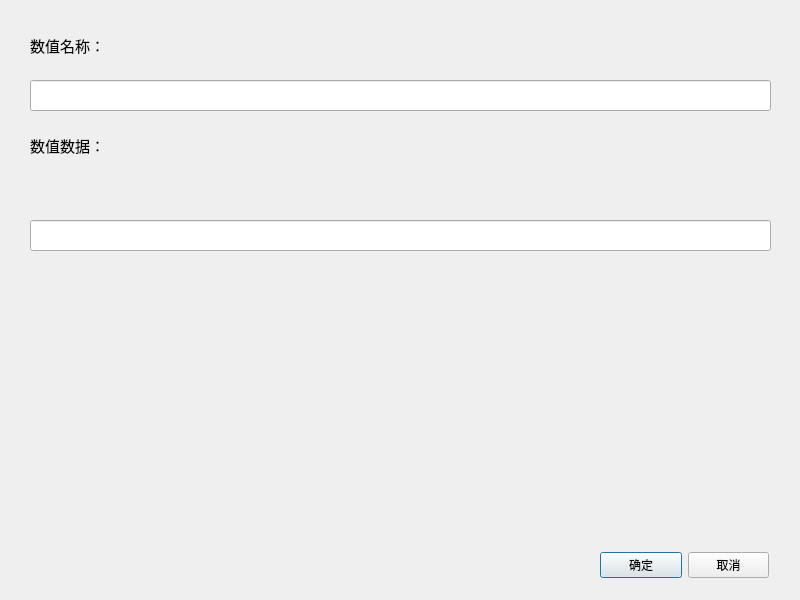
<?xml version="1.0" encoding="UTF-8"?>
<ui version="4.0">
 <class>RegistryDataDialog</class>
 <widget class="QDialog" name="RegistryDataDialog">
  <property name="geometry">
   <rect>
    <x>0</x>
    <y>0</y>
    <width>800</width>
    <height>600</height>
   </rect>
  </property>
  <property name="windowTitle">
   <string>Dialog</string>
  </property>
  <widget class="QLabel" name="nameLabel">
   <property name="geometry">
    <rect>
     <x>30</x>
     <y>30</y>
     <width>191</width>
     <height>31</height>
    </rect>
   </property>
   <property name="font">
    <font>
     <pointsize>11</pointsize>
    </font>
   </property>
   <property name="text">
    <string>数值名称：</string>
   </property>
  </widget>
  <widget class="QLineEdit" name="nameEdit">
   <property name="geometry">
    <rect>
     <x>30</x>
     <y>80</y>
     <width>741</width>
     <height>31</height>
    </rect>
   </property>
  </widget>
  <widget class="QStackedWidget" name="stackedWidget">
   <property name="geometry">
    <rect>
     <x>10</x>
     <y>180</y>
     <width>781</width>
     <height>361</height>
    </rect>
   </property>
   <property name="currentIndex">
    <number>2</number>
   </property>
   <widget class="QWidget" name="page_1">
    <widget class="QTextEdit" name="SZTextEdit">
     <property name="geometry">
      <rect>
       <x>20</x>
       <y>0</y>
       <width>741</width>
       <height>351</height>
      </rect>
     </property>
    </widget>
   </widget>
   <widget class="QWidget" name="page_4">
    <widget class="QTextEdit" name="binaryTextEdit">
     <property name="geometry">
      <rect>
       <x>20</x>
       <y>0</y>
       <width>741</width>
       <height>351</height>
      </rect>
     </property>
    </widget>
   </widget>
   <widget class="QWidget" name="page_3">
    <widget class="QLineEdit" name="valueLineEdit">
     <property name="geometry">
      <rect>
       <x>20</x>
       <y>40</y>
       <width>741</width>
       <height>31</height>
      </rect>
     </property>
    </widget>
   </widget>
   <widget class="QWidget" name="page_2">
    <widget class="QLineEdit" name="SZLineEdit">
     <property name="geometry">
      <rect>
       <x>20</x>
       <y>40</y>
       <width>741</width>
       <height>31</height>
      </rect>
     </property>
    </widget>
   </widget>
  </widget>
  <widget class="QLabel" name="dataLabel">
   <property name="geometry">
    <rect>
     <x>30</x>
     <y>130</y>
     <width>190</width>
     <height>31</height>
    </rect>
   </property>
   <property name="font">
    <font>
     <pointsize>11</pointsize>
    </font>
   </property>
   <property name="text">
    <string>数值数据：</string>
   </property>
  </widget>
  <widget class="QWidget" name="layoutWidget">
   <property name="geometry">
    <rect>
     <x>600</x>
     <y>550</y>
     <width>169</width>
     <height>31</height>
    </rect>
   </property>
   <layout class="QHBoxLayout" name="horizontalLayout">
    <item>
     <widget class="QPushButton" name="confirmButton">
      <property name="text">
       <string>确定</string>
      </property>
     </widget>
    </item>
    <item>
     <widget class="QPushButton" name="cancelButton">
      <property name="text">
       <string>取消</string>
      </property>
     </widget>
    </item>
   </layout>
  </widget>
 </widget>
 <resources/>
 <connections/>
</ui>
